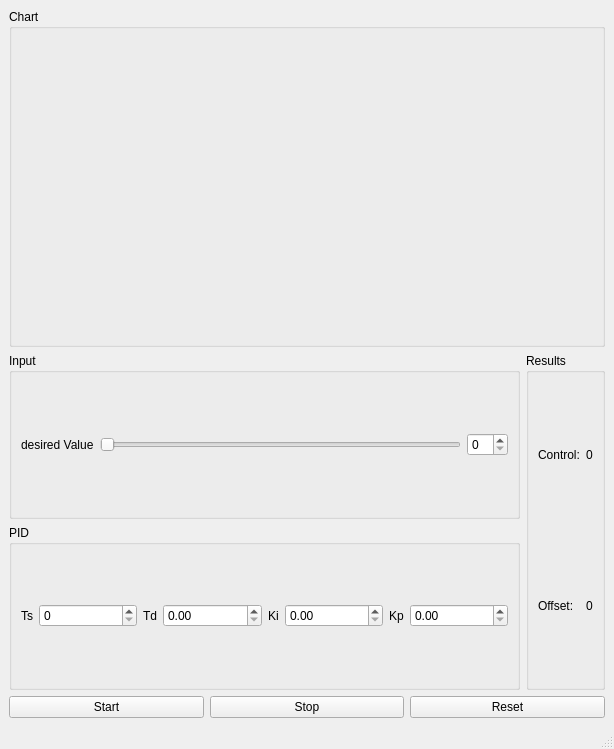
<?xml version="1.0" encoding="UTF-8"?>
<ui version="4.0">
 <class>MainWindow</class>
 <widget class="QMainWindow" name="MainWindow">
  <property name="geometry">
   <rect>
    <x>0</x>
    <y>0</y>
    <width>614</width>
    <height>749</height>
   </rect>
  </property>
  <property name="windowTitle">
   <string>MainWindow</string>
  </property>
  <widget class="QWidget" name="centralwidget">
   <layout class="QVBoxLayout" name="verticalLayout_2">
    <item>
     <widget class="QGroupBox" name="groupBox_Chart">
      <property name="title">
       <string>Chart</string>
      </property>
      <layout class="QVBoxLayout" name="verticalLayout_3"/>
     </widget>
    </item>
    <item>
     <layout class="QHBoxLayout" name="horizontalLayout">
      <item>
       <layout class="QVBoxLayout" name="verticalLayout">
        <item>
         <widget class="QGroupBox" name="groupBox_Input">
          <property name="title">
           <string>Input</string>
          </property>
          <layout class="QGridLayout" name="gridLayout_2" rowstretch="0">
           <property name="sizeConstraint">
            <enum>QLayout::SetDefaultConstraint</enum>
           </property>
           <item row="0" column="1">
            <widget class="QSlider" name="horizontalSlider_desiredValue">
             <property name="orientation">
              <enum>Qt::Horizontal</enum>
             </property>
            </widget>
           </item>
           <item row="0" column="2">
            <widget class="QSpinBox" name="spinBox_desiredValue"/>
           </item>
           <item row="0" column="0">
            <widget class="QLabel" name="label_desiredValue">
             <property name="text">
              <string>desired Value</string>
             </property>
            </widget>
           </item>
          </layout>
         </widget>
        </item>
        <item>
         <widget class="QGroupBox" name="groupBox_PID">
          <property name="title">
           <string>PID</string>
          </property>
          <layout class="QHBoxLayout" name="horizontalLayout_4" stretch="0,2,0,2,0,2,0,2">
           <item>
            <widget class="QLabel" name="label_Ts">
             <property name="sizePolicy">
              <sizepolicy hsizetype="Fixed" vsizetype="Fixed">
               <horstretch>0</horstretch>
               <verstretch>0</verstretch>
              </sizepolicy>
             </property>
             <property name="text">
              <string>Ts</string>
             </property>
            </widget>
           </item>
           <item>
            <widget class="QSpinBox" name="spinBox_Ts"/>
           </item>
           <item>
            <widget class="QLabel" name="label_Td">
             <property name="text">
              <string>Td</string>
             </property>
            </widget>
           </item>
           <item>
            <widget class="QDoubleSpinBox" name="spinBox_Td"/>
           </item>
           <item>
            <widget class="QLabel" name="label_Ki">
             <property name="text">
              <string>Ki</string>
             </property>
            </widget>
           </item>
           <item>
            <widget class="QDoubleSpinBox" name="spinBox_Ki"/>
           </item>
           <item>
            <widget class="QLabel" name="label_Kp">
             <property name="text">
              <string>Kp</string>
             </property>
            </widget>
           </item>
           <item>
            <widget class="QDoubleSpinBox" name="spinBox_Kp"/>
           </item>
          </layout>
         </widget>
        </item>
       </layout>
      </item>
      <item>
       <widget class="QGroupBox" name="groupBox_Results">
        <property name="title">
         <string>Results</string>
        </property>
        <layout class="QGridLayout" name="gridLayout_3">
         <item row="0" column="1">
          <widget class="QLabel" name="ControlValue">
           <property name="text">
            <string>0</string>
           </property>
          </widget>
         </item>
         <item row="1" column="0">
          <widget class="QLabel" name="label_Offset">
           <property name="text">
            <string>Offset:</string>
           </property>
          </widget>
         </item>
         <item row="1" column="1">
          <widget class="QLabel" name="OffsetValue">
           <property name="text">
            <string>0</string>
           </property>
          </widget>
         </item>
         <item row="0" column="0">
          <widget class="QLabel" name="label_Constrol">
           <property name="text">
            <string>Control:</string>
           </property>
          </widget>
         </item>
        </layout>
       </widget>
      </item>
     </layout>
    </item>
    <item>
     <layout class="QHBoxLayout" name="horizontalLayout_3">
      <item>
       <widget class="QPushButton" name="buttonStart">
        <property name="text">
         <string>Start</string>
        </property>
       </widget>
      </item>
      <item>
       <widget class="QPushButton" name="buttonStop">
        <property name="text">
         <string>Stop</string>
        </property>
       </widget>
      </item>
      <item>
       <widget class="QPushButton" name="buttonReset">
        <property name="text">
         <string>Reset</string>
        </property>
       </widget>
      </item>
     </layout>
    </item>
   </layout>
  </widget>
  <widget class="QMenuBar" name="menubar">
   <property name="geometry">
    <rect>
     <x>0</x>
     <y>0</y>
     <width>614</width>
     <height>20</height>
    </rect>
   </property>
  </widget>
  <widget class="QStatusBar" name="statusbar"/>
 </widget>
 <resources/>
 <connections/>
</ui>
